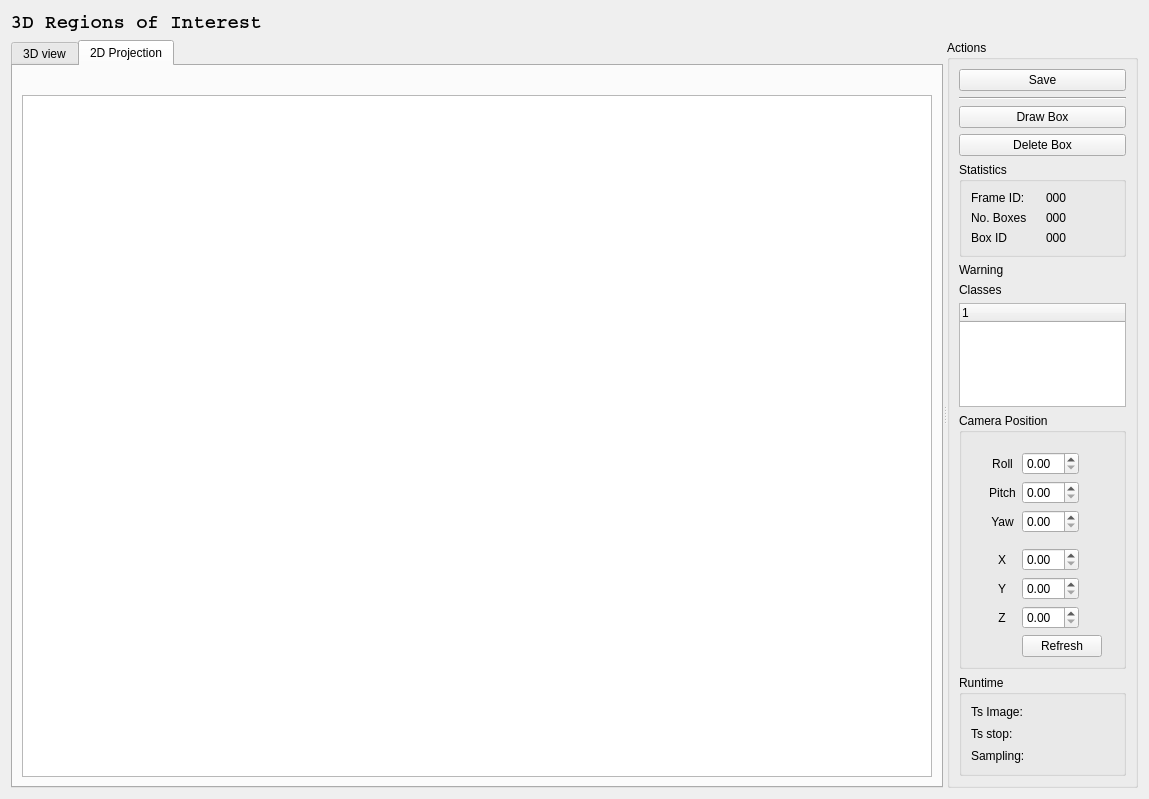
<?xml version="1.0" encoding="UTF-8"?>
<ui version="4.0">
 <class>qt2DRois</class>
 <widget class="QWidget" name="qt2DRois">
  <property name="geometry">
   <rect>
    <x>0</x>
    <y>0</y>
    <width>1149</width>
    <height>799</height>
   </rect>
  </property>
  <property name="windowTitle">
   <string>Form</string>
  </property>
  <layout class="QVBoxLayout" name="verticalLayout_3" stretch="0,3">
   <item>
    <widget class="QLabel" name="label_7">
     <property name="font">
      <font>
       <family>Courier</family>
       <pointsize>14</pointsize>
       <weight>75</weight>
       <italic>false</italic>
       <bold>true</bold>
       <underline>false</underline>
       <strikeout>false</strikeout>
      </font>
     </property>
     <property name="text">
      <string>3D Regions of Interest</string>
     </property>
    </widget>
   </item>
   <item>
    <widget class="QSplitter" name="splitter">
     <property name="orientation">
      <enum>Qt::Horizontal</enum>
     </property>
     <widget class="QTabWidget" name="tabWidget">
      <property name="currentIndex">
       <number>1</number>
      </property>
      <widget class="QWidget" name="tab3D">
       <attribute name="title">
        <string>3D view</string>
       </attribute>
       <layout class="QGridLayout" name="gridLayout_3">
        <item row="0" column="0">
         <layout class="QVBoxLayout" name="verticalLayout" stretch="0,2">
          <item>
           <layout class="QHBoxLayout" name="horizontalLayout">
            <item>
             <widget class="QLabel" name="label_2">
              <property name="text">
               <string>Overlay LiDAR datastream</string>
              </property>
             </widget>
            </item>
            <item>
             <widget class="QComboBox" name="qtComboOverlay">
              <property name="minimumSize">
               <size>
                <width>141</width>
                <height>0</height>
               </size>
              </property>
             </widget>
            </item>
            <item>
             <spacer name="horizontalSpacer">
              <property name="orientation">
               <enum>Qt::Horizontal</enum>
              </property>
              <property name="sizeHint" stdset="0">
               <size>
                <width>40</width>
                <height>20</height>
               </size>
              </property>
             </spacer>
            </item>
           </layout>
          </item>
          <item>
           <widget class="QWidget" name="qt3DArea" native="true"/>
          </item>
         </layout>
        </item>
       </layout>
      </widget>
      <widget class="QWidget" name="qt2DArea">
       <attribute name="title">
        <string>2D Projection</string>
       </attribute>
       <layout class="QGridLayout" name="gridLayout_4">
        <item row="0" column="0">
         <layout class="QVBoxLayout" name="verticalLayout_4">
          <item>
           <layout class="QHBoxLayout" name="horizontalLayout_3">
            <item>
             <spacer name="horizontalSpacer_2">
              <property name="orientation">
               <enum>Qt::Horizontal</enum>
              </property>
              <property name="sizeHint" stdset="0">
               <size>
                <width>40</width>
                <height>20</height>
               </size>
              </property>
             </spacer>
            </item>
           </layout>
          </item>
          <item>
           <widget class="QGraphicsView" name="qtGraphicsView">
            <property name="cursor" stdset="0">
             <cursorShape>CrossCursor</cursorShape>
            </property>
            <property name="mouseTracking">
             <bool>true</bool>
            </property>
            <property name="verticalScrollBarPolicy">
             <enum>Qt::ScrollBarAlwaysOff</enum>
            </property>
            <property name="horizontalScrollBarPolicy">
             <enum>Qt::ScrollBarAlwaysOff</enum>
            </property>
            <property name="resizeAnchor">
             <enum>QGraphicsView::AnchorViewCenter</enum>
            </property>
            <property name="rubberBandSelectionMode">
             <enum>Qt::ContainsItemShape</enum>
            </property>
           </widget>
          </item>
         </layout>
        </item>
       </layout>
      </widget>
     </widget>
     <widget class="QGroupBox" name="groupBox_4">
      <property name="maximumSize">
       <size>
        <width>191</width>
        <height>16777215</height>
       </size>
      </property>
      <property name="title">
       <string>Actions</string>
      </property>
      <layout class="QVBoxLayout" name="verticalLayout_2">
       <item>
        <widget class="QPushButton" name="qtButtonSave">
         <property name="text">
          <string>Save</string>
         </property>
        </widget>
       </item>
       <item>
        <widget class="Line" name="line_2">
         <property name="orientation">
          <enum>Qt::Horizontal</enum>
         </property>
        </widget>
       </item>
       <item>
        <widget class="QPushButton" name="qtButtonDrawROI">
         <property name="text">
          <string>Draw Box</string>
         </property>
        </widget>
       </item>
       <item>
        <widget class="QPushButton" name="qtButtonDeleteROI">
         <property name="text">
          <string>Delete Box</string>
         </property>
        </widget>
       </item>
       <item>
        <widget class="QGroupBox" name="groupBox_2">
         <property name="title">
          <string>Statistics</string>
         </property>
         <layout class="QGridLayout" name="gridLayout_2">
          <item row="1" column="1">
           <widget class="QLabel" name="qtNoItems">
            <property name="text">
             <string>000</string>
            </property>
           </widget>
          </item>
          <item row="0" column="1">
           <widget class="QLabel" name="qtFrameID">
            <property name="text">
             <string>000</string>
            </property>
           </widget>
          </item>
          <item row="0" column="0">
           <widget class="QLabel" name="label_10">
            <property name="text">
             <string>Frame ID:</string>
            </property>
           </widget>
          </item>
          <item row="1" column="0">
           <widget class="QLabel" name="label_8">
            <property name="text">
             <string>No. Boxes</string>
            </property>
           </widget>
          </item>
          <item row="2" column="0">
           <widget class="QLabel" name="label_3">
            <property name="text">
             <string>Box ID</string>
            </property>
           </widget>
          </item>
          <item row="2" column="1">
           <widget class="QLabel" name="qtItemID">
            <property name="text">
             <string>000</string>
            </property>
           </widget>
          </item>
         </layout>
        </widget>
       </item>
       <item>
        <widget class="QLabel" name="qtWarning">
         <property name="text">
          <string>Warning</string>
         </property>
         <property name="wordWrap">
          <bool>true</bool>
         </property>
        </widget>
       </item>
       <item>
        <widget class="QLabel" name="label">
         <property name="text">
          <string>Classes</string>
         </property>
        </widget>
       </item>
       <item>
        <widget class="QTreeWidget" name="qtClasses">
         <property name="enabled">
          <bool>true</bool>
         </property>
         <property name="sizePolicy">
          <sizepolicy hsizetype="Fixed" vsizetype="Expanding">
           <horstretch>5</horstretch>
           <verstretch>0</verstretch>
          </sizepolicy>
         </property>
         <column>
          <property name="text">
           <string>1</string>
          </property>
         </column>
        </widget>
       </item>
       <item>
        <widget class="QGroupBox" name="groupBox">
         <property name="title">
          <string>Camera Position</string>
         </property>
         <layout class="QGridLayout" name="gridLayout">
          <item row="0" column="0">
           <layout class="QFormLayout" name="formLayout">
            <property name="fieldGrowthPolicy">
             <enum>QFormLayout::FieldsStayAtSizeHint</enum>
            </property>
            <property name="labelAlignment">
             <set>Qt::AlignCenter</set>
            </property>
            <property name="formAlignment">
             <set>Qt::AlignCenter</set>
            </property>
            <property name="topMargin">
             <number>10</number>
            </property>
            <item row="0" column="0">
             <widget class="QLabel" name="label_6">
              <property name="text">
               <string>Roll</string>
              </property>
              <property name="alignment">
               <set>Qt::AlignCenter</set>
              </property>
             </widget>
            </item>
            <item row="0" column="1">
             <widget class="QDoubleSpinBox" name="qtRollDoubleSpinBox"/>
            </item>
            <item row="1" column="0">
             <widget class="QLabel" name="label_11">
              <property name="text">
               <string>Pitch</string>
              </property>
              <property name="alignment">
               <set>Qt::AlignCenter</set>
              </property>
             </widget>
            </item>
            <item row="1" column="1">
             <widget class="QDoubleSpinBox" name="qtPitchDoubleSpinBox"/>
            </item>
            <item row="2" column="0">
             <widget class="QLabel" name="label_12">
              <property name="text">
               <string>Yaw</string>
              </property>
              <property name="alignment">
               <set>Qt::AlignCenter</set>
              </property>
             </widget>
            </item>
            <item row="2" column="1">
             <widget class="QDoubleSpinBox" name="qtYawDoubleSpinBox"/>
            </item>
            <item row="3" column="0">
             <widget class="Line" name="line">
              <property name="orientation">
               <enum>Qt::Horizontal</enum>
              </property>
             </widget>
            </item>
            <item row="4" column="0">
             <widget class="QLabel" name="label_13">
              <property name="text">
               <string>X</string>
              </property>
              <property name="alignment">
               <set>Qt::AlignCenter</set>
              </property>
             </widget>
            </item>
            <item row="4" column="1">
             <widget class="QDoubleSpinBox" name="qtXCamDoubleSpinBox"/>
            </item>
            <item row="5" column="0">
             <widget class="QLabel" name="label_14">
              <property name="text">
               <string>Y</string>
              </property>
              <property name="alignment">
               <set>Qt::AlignCenter</set>
              </property>
             </widget>
            </item>
            <item row="5" column="1">
             <widget class="QDoubleSpinBox" name="qtYCamDoubleSpinBox"/>
            </item>
            <item row="6" column="0">
             <widget class="QLabel" name="label_15">
              <property name="text">
               <string>Z</string>
              </property>
              <property name="alignment">
               <set>Qt::AlignCenter</set>
              </property>
             </widget>
            </item>
            <item row="6" column="1">
             <widget class="QDoubleSpinBox" name="qtZCamDoubleSpinBox"/>
            </item>
            <item row="7" column="0">
             <widget class="Line" name="line_3">
              <property name="orientation">
               <enum>Qt::Horizontal</enum>
              </property>
             </widget>
            </item>
            <item row="7" column="1">
             <widget class="QPushButton" name="qtRefreshPushButton">
              <property name="text">
               <string>Refresh</string>
              </property>
             </widget>
            </item>
           </layout>
          </item>
         </layout>
        </widget>
       </item>
       <item>
        <widget class="QGroupBox" name="groupBox_5">
         <property name="title">
          <string>Runtime</string>
         </property>
         <layout class="QGridLayout" name="gridLayout_5">
          <item row="0" column="0">
           <widget class="QLabel" name="label_4">
            <property name="text">
             <string>Ts Image:</string>
            </property>
           </widget>
          </item>
          <item row="1" column="0">
           <widget class="QLabel" name="label_5">
            <property name="text">
             <string>Ts stop:</string>
            </property>
           </widget>
          </item>
          <item row="2" column="0">
           <widget class="QLabel" name="label_9">
            <property name="text">
             <string>Sampling:</string>
            </property>
           </widget>
          </item>
          <item row="0" column="1">
           <widget class="QLineEdit" name="qtTsImage">
            <property name="styleSheet">
             <string notr="true">border: none;
background-color: rgba(0,0,0,0);</string>
            </property>
            <property name="readOnly">
             <bool>true</bool>
            </property>
           </widget>
          </item>
          <item row="1" column="1">
           <widget class="QLineEdit" name="qtTsStop">
            <property name="styleSheet">
             <string notr="true">border: none;
background-color: rgba(0,0,0,0);</string>
            </property>
            <property name="readOnly">
             <bool>true</bool>
            </property>
           </widget>
          </item>
          <item row="2" column="1">
           <widget class="QLineEdit" name="qtTsSamplingTime">
            <property name="styleSheet">
             <string notr="true">border: none;
background-color: rgba(0,0,0,0);</string>
            </property>
            <property name="readOnly">
             <bool>true</bool>
            </property>
           </widget>
          </item>
         </layout>
        </widget>
       </item>
      </layout>
     </widget>
    </widget>
   </item>
  </layout>
 </widget>
 <resources/>
 <connections/>
</ui>
